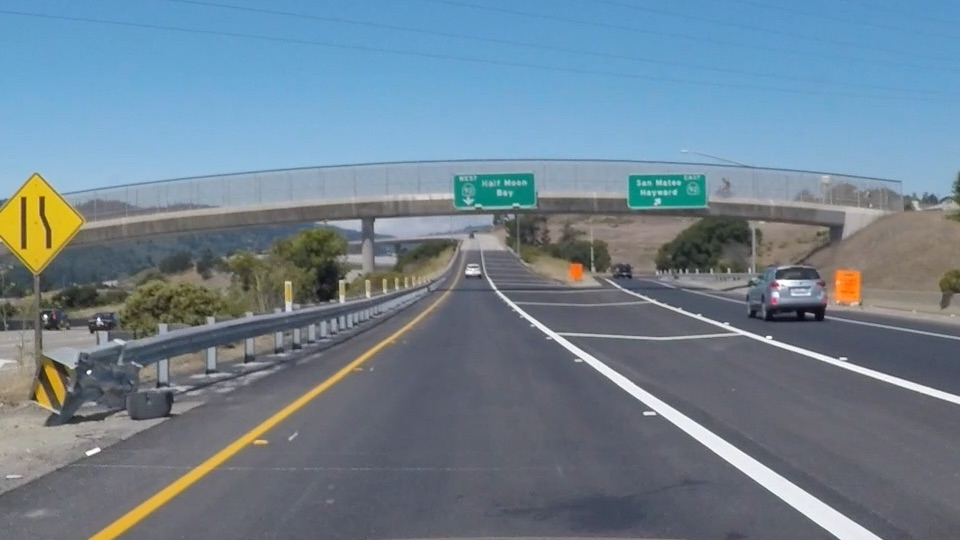
#> input picture term1/02.FindingLaneLines/exit-ramp.jpg, 960 x 540 px
$ python 14.HoughTransformToFindLaneLines2.py
#> lines starting #> are read from the running program, lines starting #| are printed output that depends on the picture; after the words box and inside, x2 and y2 are one past the last pixel; in counts of white or black regions, pixels touching at a corner belong together
# coding=utf-8
import numpy as np
import cv2

# Note: Understanding Hough Transform
#       https://alyssaq.github.io/2014/understanding-hough-transform/

image = cv2.imread('exit-ramp.jpg')
#> image is the input picture: shape (540, 960, 3); mean B, G, R 144.4, 130.2, 111.3
#cv2.imshow("original", image)

# Convert to grayscale
gray = cv2.cvtColor(image, cv2.COLOR_RGB2GRAY)
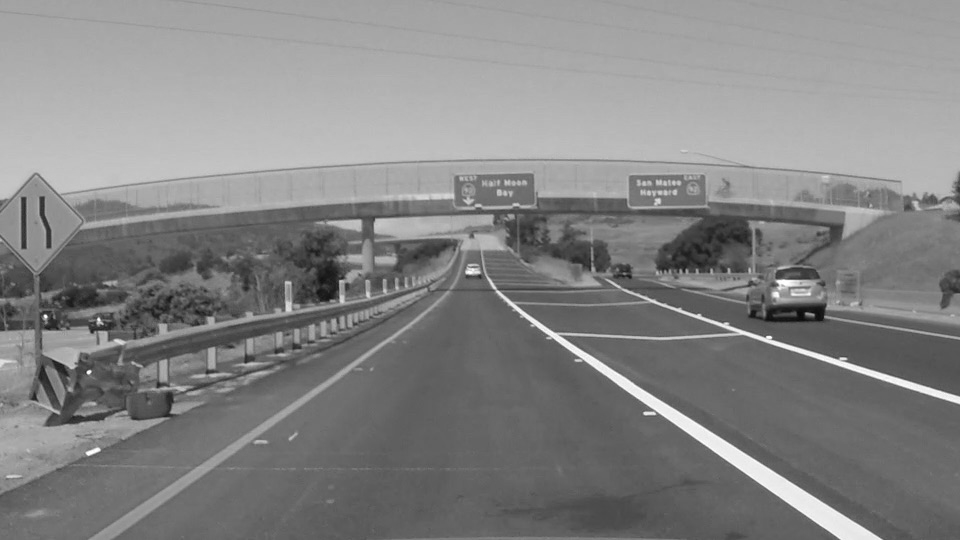
#> gray: shape (540, 960); min 9, max 255, mean 132.3
#cv2.imshow("gray", gray)

# Include Gaussian smoothing, which is essentially a way of suppressing noise and spurious gradients by averaging.
kernel_size = 5
blur_gray = cv2.GaussianBlur(gray, (kernel_size, kernel_size), 0)
#cv2.imshow("blur gray", blur_gray)

# Define parameters for Canny and run it
low_threshold = 50
high_threshold = 150
edges = cv2.Canny(gray, low_threshold, high_threshold)
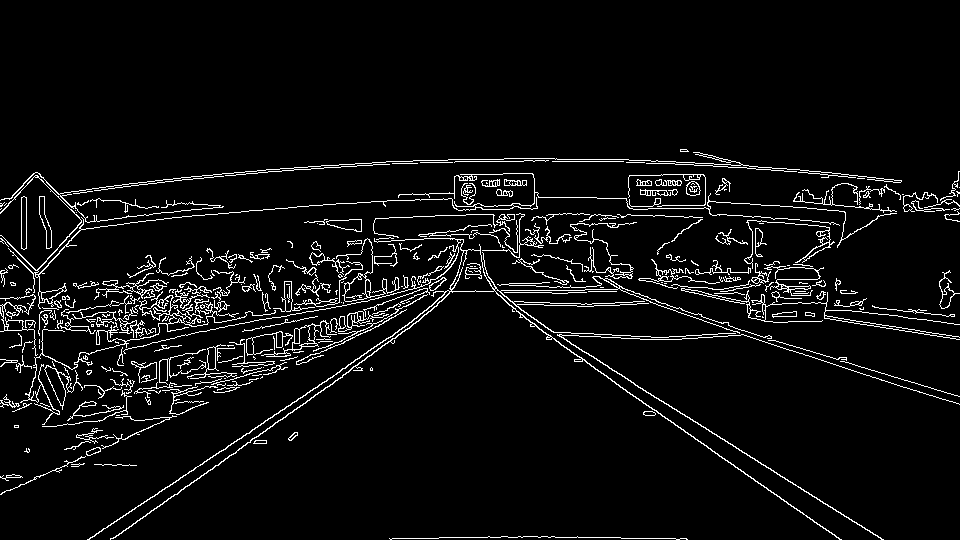
#> edges: shape (540, 960); 5.3% white in thin lines or dots, all inside (x1, y1, x2, y2) = (0, 149, 960, 540)
#cv2.imshow("edges", edges)

# Next we'll create a masked edges image using cv2.fillPoly()
mask = np.zeros_like(edges)
ignore_mask_color = 255

# This time we are defining a four sided polygon to mask
imshape = image.shape
#> imshape = (540, 960, 3)
vertices = np.array([[(0, imshape[0]), (450, 290), (490, 290), (imshape[1], imshape[0])]], dtype=np.int32)
#vertices = np.array([[(0, imshape[0]), (imshape[1] / 2, imshape[0] / 2), (imshape[1], imshape[0])]], dtype=np.int32)
cv2.fillPoly(mask, vertices, ignore_mask_color)
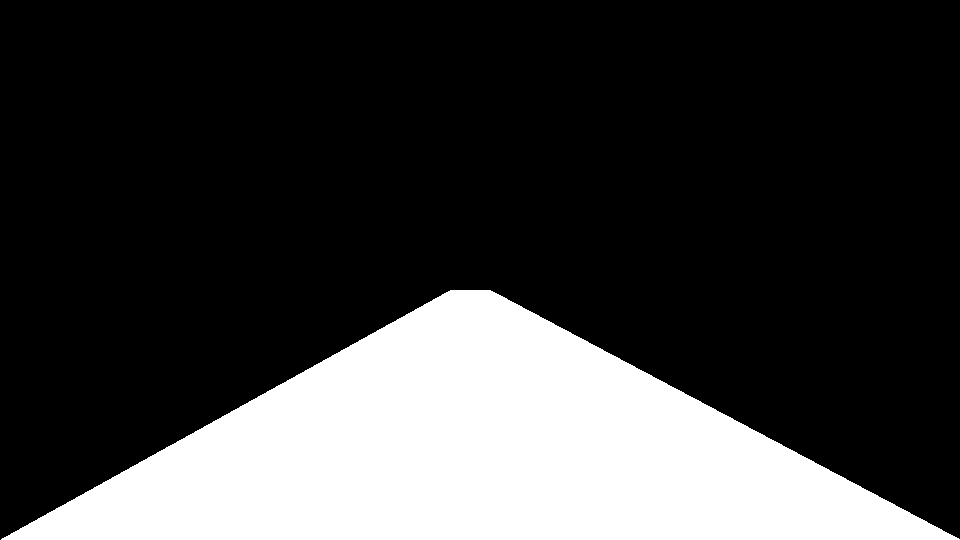
#> mask: shape (540, 960); 24.2% white; 1 white region, box (x1, y1, x2, y2) and area: (1, 290, 960, 540) 125210
masked_edges = cv2.bitwise_and(edges, mask)
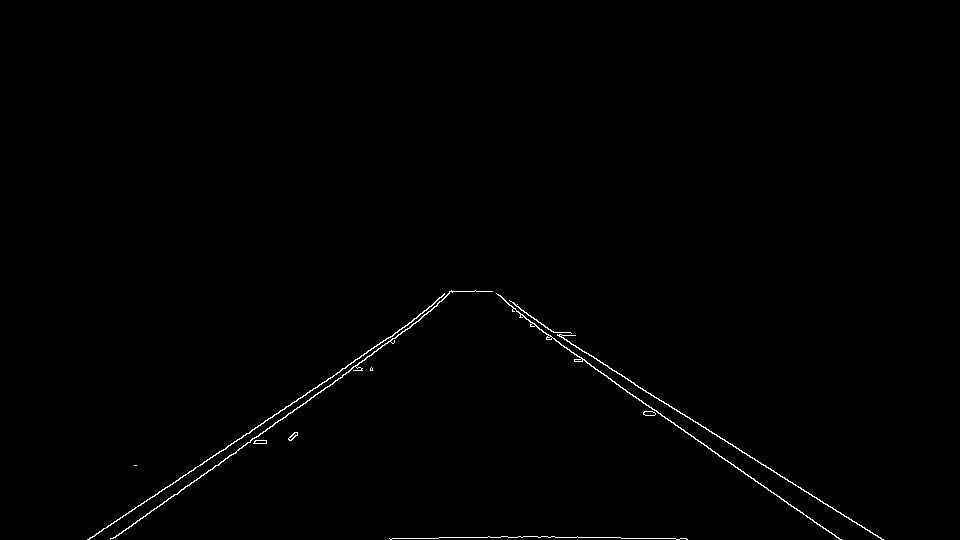
#> masked_edges: shape (540, 960); 0.57% white in thin lines or dots, all inside (x1, y1, x2, y2) = (87, 290, 884, 540)
#cv2.imshow("masked edges", masked_edges)

# Let's look at the input parameters for HouthLinesP
# 'rho' and 'theta' are the distance and angular resolution of our grid in Hough space.
# Remember that, in Hough space, we have a grid laid out along the (Θ, ρ) axis.
# You need to specify 'rho' in units of pixels and 'theta' in units of radians.
#
# So, what are reasonable values? Well, rho takes a minimum value of 1,
# and a reasonable starting place for theta is 1 degree (pi/180 in radians).
# Scale these values up to be more flexible in your definition of what constitutes a line.
#
# 'threshold' specifies the minimum number of votes(intersections in a given grid cell)
#   a candidate line needs to have to make it into the output.
# 'np.array[]' is just a placeholder, no need to change it.
# 'min_line_length' is the minimum length of a line (in pixels) that you will accept in the output.
# 'max_line_gap' is the maximum distance (in pixels) between segments
#   that you will allow to be connected into a sigle line.
rho = 2                 # distance resolution in pixels of the Hough grid
theta = np.pi/180       # angular resolution in radians of the Hough grid
threshold = 15          # minimum number of votes (intersections in Hough grid cell)
min_line_length = 40    # minimum number of pixels making up a line
max_line_gap = 20       # maximum gap in pixels between connectable line segments
# Run Hough on edge detected image
lines = cv2.HoughLinesP(masked_edges, rho, theta, threshold, np.array([]), min_line_length, max_line_gap)
#> lines = 24 rows, first 6: [512, 310, 839, 539], [176, 494, 294, 409], [89, 539, 457, 291], [571, 344, 883, 539], [545, 327, 877, 535], [352, 367, 422, 317]

# Create a blank to draw lines on
line_image = np.copy(image) * 0
#> line_image: shape (540, 960, 3); every value is 0

# Iterate over the output "lines" and draw lines on the blank
for line in lines:
    for x1, y1, x2, y2 in line:
        cv2.line(line_image, (x1, y1), (x2, y2), (0, 0, 255), 10)
#> this loop made 24 passes
#> line on passes 1 to 12: [[512, 310, 839, 539]], [[176, 494, 294, 409]], [[89, 539, 457, 291]], [[571, 344, 883, 539]], [[545, 327, 877, 535]], [[352, 367, 422, 317]], [[439, 537, 493, 537]], [[389, 538, 438, 538]], [[577, 536, 620, 537]], [[113, 538, 194, 480]], [[449, 291, 492, 291]], [[315, 394, 356, 367]]
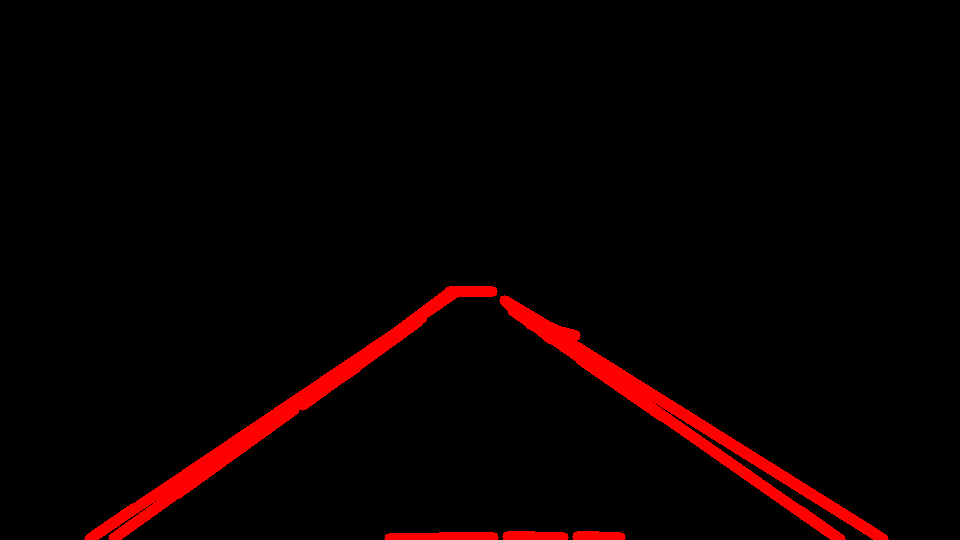
#> line_image: shape (540, 960, 3); mean B, G, R 0, 0, 9.6
cv2.imshow("line image", line_image)

threshold = 50
lines2 = cv2.HoughLinesP(masked_edges, rho, theta, threshold, np.array([]), min_line_length, max_line_gap)
#> lines2 = 15 rows, first 6: [512, 310, 840, 539], [177, 494, 457, 291], [609, 368, 883, 539], [89, 539, 436, 305], [544, 326, 770, 468], [488, 536, 554, 536]
line2_image = np.copy(image) * 0
for line in lines2:
    for x1, y1, x2, y2 in line:
        cv2.line(line2_image, (x1, y1), (x2, y2), (255, 0, 0), 10)
#> this loop made 15 passes
#> line on passes 1 to 12: [[512, 310, 840, 539]], [[177, 494, 457, 291]], [[609, 368, 883, 539]], [[89, 539, 436, 305]], [[544, 326, 770, 468]], [[488, 536, 554, 536]], [[131, 526, 278, 420]], [[621, 538, 686, 538]], [[439, 537, 620, 537]], [[392, 336, 451, 290]], [[492, 291, 551, 338]], [[323, 390, 427, 312]]
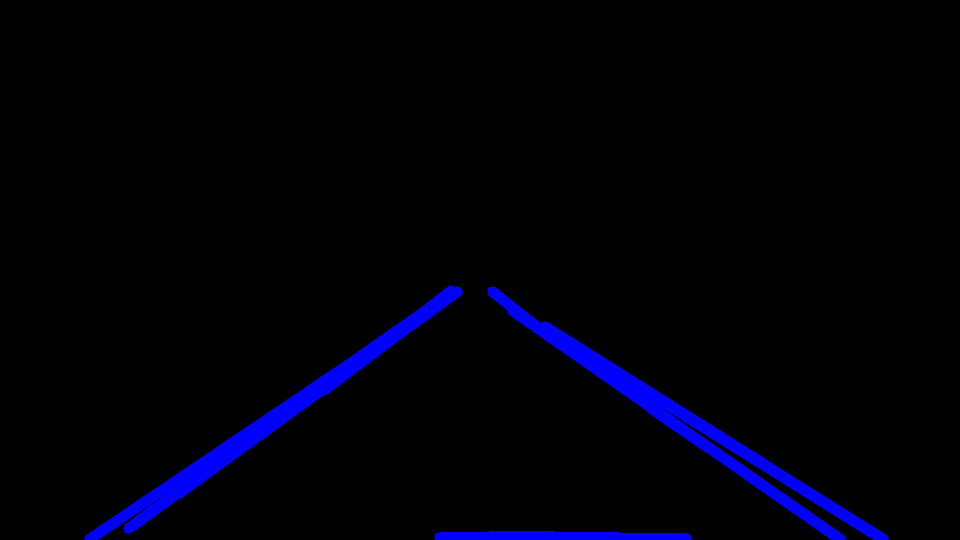
#> line2_image: shape (540, 960, 3); mean B, G, R 9.4, 0, 0
cv2.imshow("line2 image", line2_image)

# Create a "color" binary image to combine with line image
color_edges = np.dstack((edges, edges, edges))

# Draw the lines on the edge image
line_edges = cv2.addWeighted(color_edges, 0.8, line_image, 1, 0)
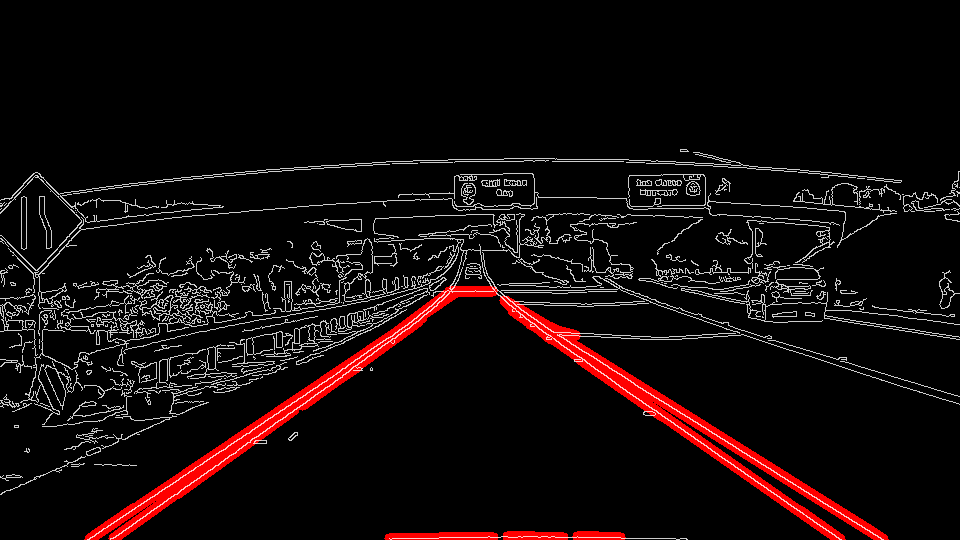
#> line_edges: shape (540, 960, 3); mean of channels 0, 1, 2 10.7, 10.7, 19.3; drawn as B, G, R
cv2.imshow("line edges", line_edges)

key = cv2.waitKey(0)
#> (key Esc is pressed here)
if key == 27:   # wait for ESC
    cv2.destroyAllWindows()
